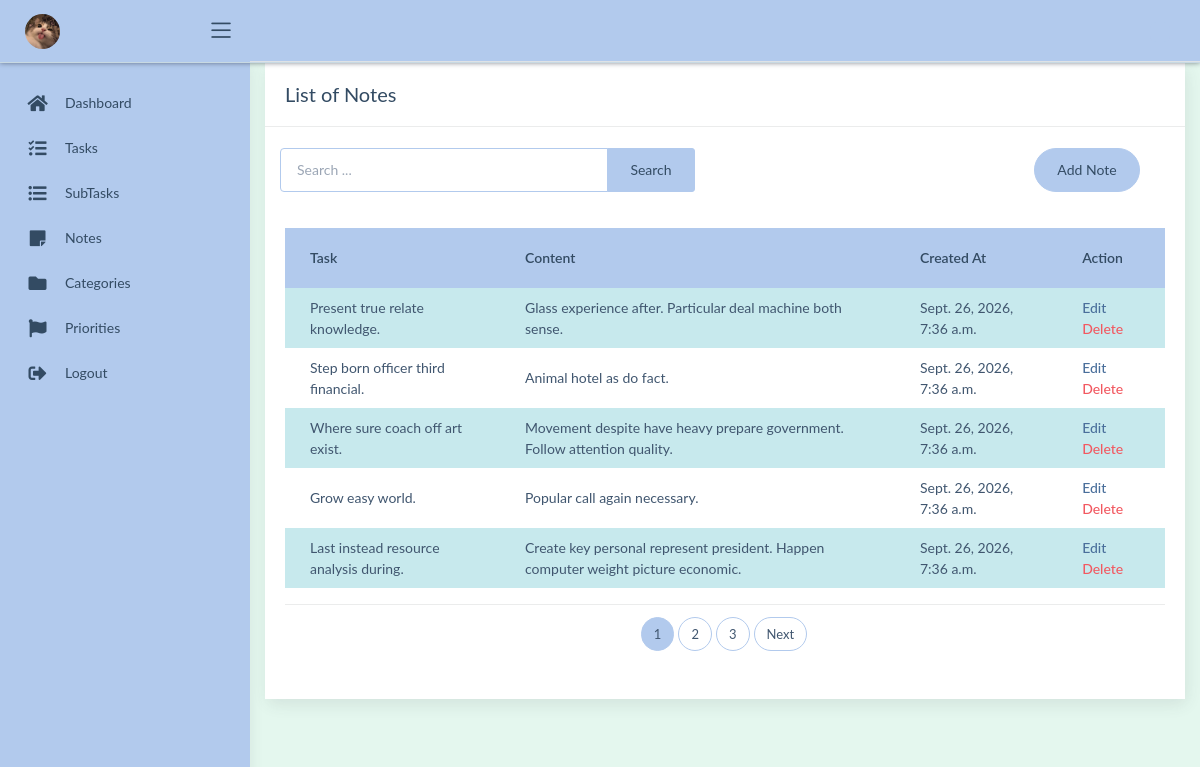
The app's page /notes/ with its own data.
### todomanager/models.py (models this page shows, shortened)
class BaseModel(models.Model):
    created_at = models.DateTimeField(auto_now_add=True)
    updated_at = models.DateTimeField(auto_now=True)
    class Meta:
        abstract = True

class Note (BaseModel):
    task = models.ForeignKey(Task, on_delete=models.CASCADE)
    content = models.TextField()

class Task (BaseModel):
    STATUS_CHOICES = [
        ('Pending', 'Pending'),
        ('In Progress', 'In Progress'),
        ('Completed', 'Completed'),
    ]
    title = models.CharField(max_length=250)
    description = models.TextField()
    deadline = models.DateTimeField()
    status = models.CharField(max_length=20, choices=STATUS_CHOICES, default='Pending')
    category = models.ForeignKey(Category, on_delete=models.CASCADE)
    priority = models.ForeignKey(Priority, on_delete=models.CASCADE)
    def __str__(self):
        return self.title

### todomanager/views.py (the view)
# urls.py: path('notes/', views.NoteList.as_view(), name='note-list'),
class NoteList(ListView):
    model = Note
    context_object_name = 'notes'
    template_name = 'note_list.html'
    paginate_by = 5
    def get_queryset(self):
        qs = super().get_queryset()
        query = self.request.GET.get('q')
        if query:
            qs = qs.filter(Q(content__icontains=query))
        return qs

### templates/note_list.html (shortened to what this page needs)
{% extends 'base.html' %}
{% load static %}
{% block content %}
<div class="content">
    <div class="container-fluid">
        <div class="row">
            <div class="col-md-12">
                <div class="card">
                    <div class="card-header">
                        <div class="card-title">List of Notes</div>
                    </div>
                    <br />
                    <div class="col-md-12 row desktop-note-controls">
                        <div class="col-md-6">
                            <form method="get" action="{% url 'note-list' %}">
                                <div class="input-group">
                                    <input type="text"
                                           name="q"
                                           class="form-control"
                                           placeholder="Search ..."
                                           value="{{ request.GET.q }}">
                                    <div class="input-group-append">
                                        <button type="submit"
                                                class="btn btn-primary">
                                            Search
                                        </button>
                                    </div>
                                </div>
                            </form>
                        </div>
                        <div class="col-md-6">
                            <div class="pull-right">
                                <a href="{% url 'note-add' %}"
                                   class="btn btn-success btn-rounded">
                                    Add Note
                                </a>
                            </div>
                        </div>
                    </div>
                    <div class="card-body">
                        <div class="desktop-note-table">
                            <table class="table table-striped mt-3">
                                <thead>
                                    <tr>
                                        <th scope="col">Task</th>
                                        <th scope="col">Content</th>
                                        <th scope="col">Created At</th>
                                        <th scope="col">Action</th>
                                    </tr>
                                </thead>
                                <tbody>
                                    {% for object in notes %}
                                    <tr>
                                        <td>{{ object.task }}</td>
                                        <td>{{ object.content }}</td>
                                        <td>{{ object.created_at }}</td>
                                        <td>
                                            <a href="{% url 'note-update' object.id %}">
                                                Edit
                                            </a>
                                            <a href="{% url 'note-delete' object.id %}"
                                               class="text-danger">
                                                Delete
                                            </a>
                                        </td>
                                    </tr>
                                    {% endfor %}
                                </tbody>
                            </table>
                        </div>
                        {% include 'includes/pagination.html' %}
                    </div>
                </div>
            </div>
        </div>
    </div>
</div>
{% endblock %}

### templates/base.html (style rules this page uses)
:root { --mint-mist: #E4F7EE; --pale-aqua: #C7E9ED; --periwinkle-blue: #B2CAED; --text-color: #40566F; --heading-color: #334B63; --hover-blue: #91B3E2; --border-color: #C8D9E2; }
html, body { background-color: var(--mint-mist) !important; color: var(--text-color) !important; }
.wrapper, .main-panel, .content { background-color: var(--mint-mist) !important; color: var(--text-color) !important; }
.card { background-color: #FFFFFF !important; color: var(--text-color) !important; border: none; border-radius: 8px; }
.card-header { background-color: #FFFFFF !important; color: var(--heading-color) !important; border-bottom: 1px solid var(--border-color); }
.card-title { color: var(--heading-color) !important; }
.card-body { background-color: #FFFFFF !important; color: var(--text-color) !important; }
.table { color: var(--text-color) !important; background-color: #FFFFFF; }
.table thead th { background-color: var(--periwinkle-blue) !important; color: var(--heading-color) !important; border-color: var(--border-color) !important; }
.table tbody tr { background-color: #FFFFFF !important; }
.table-striped tbody tr:nth-of-type(odd) { background-color: var(--pale-aqua) !important; }
.table tbody td { color: var(--text-color) !important; border-color: var(--border-color) !important; }
.table td a { font-weight: 500; }
.btn-primary, .btn-success { background-color: var(--periwinkle-blue) !important; border-color: var(--periwinkle-blue) !important; color: var(--heading-color) !important; box-shadow: none !important; }
.form-control { background-color: #FFFFFF !important; color: var(--text-color) !important; border-color: var(--periwinkle-blue) !important; }
.form-control::placeholder { color: #718096 !important; }
a { color: #4A6F9B; }

### records on screen
Note: task "Present true relate knowledge.", content "Glass experience after. Particular deal machine both sense.", created_at "Sept. 26, 2026, 7:36 a.m."
Note: task "Step born officer third financial.", content "Animal hotel as do fact.", created_at "Sept. 26, 2026, 7:36 a.m."
Note: task "Where sure coach off art exist.", content "Movement despite have heavy prepare government. Follow attention quality.", created_at "Sept. 26, 2026, 7:36 a.m."
Note: task "Grow easy world.", content "Popular call again necessary.", created_at "Sept. 26, 2026, 7:36 a.m."
Note: task "Last instead resource analysis during.", content "Create key personal represent president. Happen computer weight picture economic.", created_at "Sept. 26, 2026, 7:36 a.m."

### other values on screen
{{ num }} "1"
{{ num }} "2" "3"
